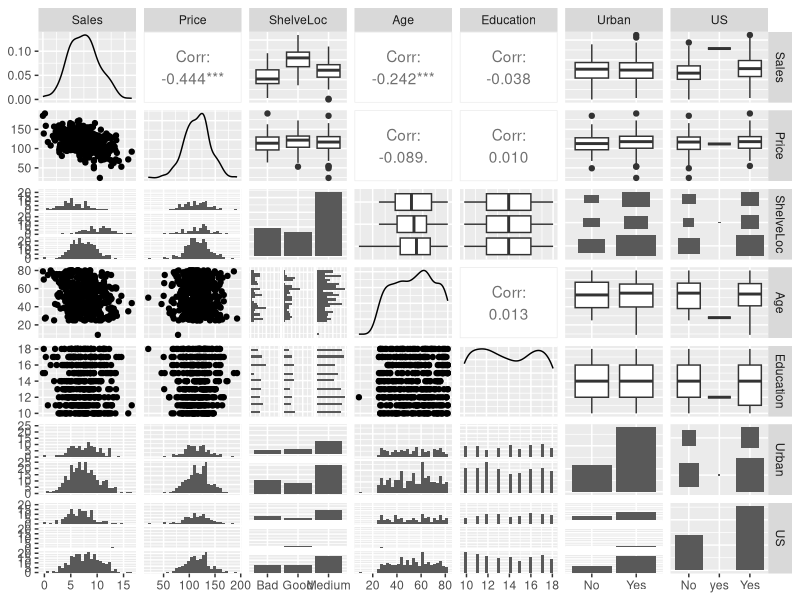
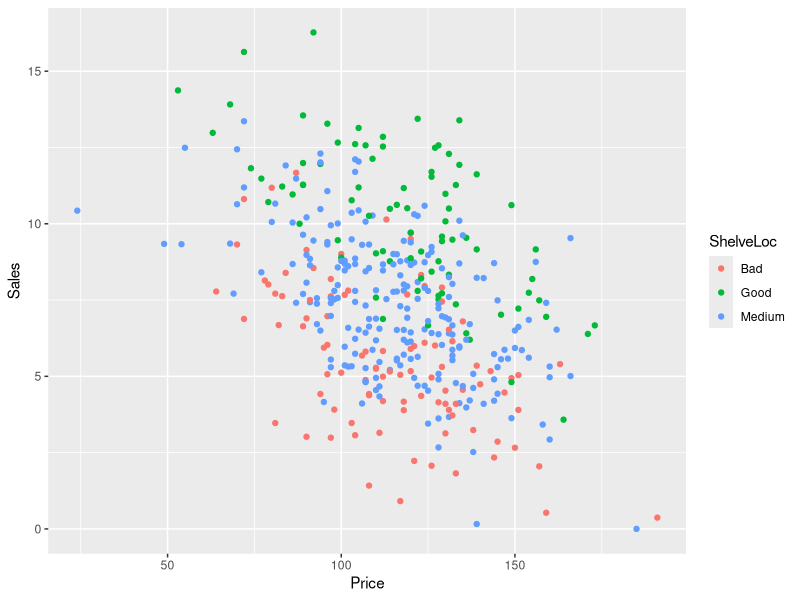

Recreate these plots in R, in order.
## ---- chunk 1
#setwd("~/University/statistical-learning/hws/hw1") #set working directory
## ---- chunk 2
#install.packages("tidyverse")
#install.packages("GGally")

library(tidyverse)
library(GGally)
## ---- chunk 3
carseats = read_delim("Carseats_mod.csv", delim=",", na = c(".", "NA"))
## ---- chunk 4
summary(carseats)
## ---- chunk 5
carseats2 <- na.omit(carseats)
summary(carseats2)
## ---- chunk 6
carseats2 %>%
  select(Sales, Price:US) %>%
  ggpairs()
## ---- chunk 7
levels(as.factor(carseats2$US))

carseats2 <- carseats2 %>%
  mutate(US = if_else(US == "yes", "Yes", US))

levels(as.factor(carseats2$US))
## ---- chunk 8
carseats2 %>%
  group_by(Urban, ShelveLoc) %>%
  summarize(MeanSales = mean(Sales))
## ---- chunk 9
ggplot(carseats2, aes(Price, Sales, color = ShelveLoc)) +
  geom_point()
